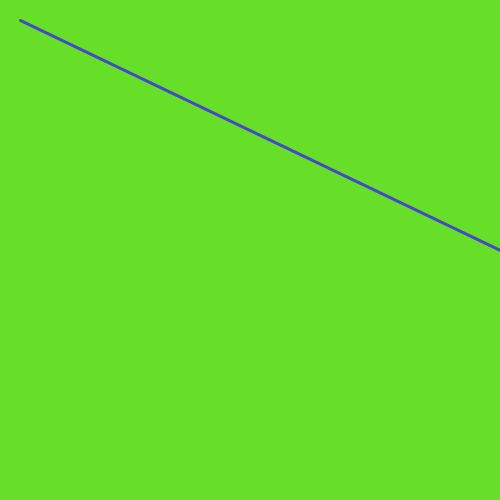
Frame 1 (no input)
Frame 60 (the mouse pressed at the canvas centre just before this capture): identical to frame 1, image omitted
Frame 120 (the mouse held since frame 60 and released just before this capture): identical to frame 1, image omitted

The Processing sketch that drew this single still picture (run headless with seeded random() and noise(); from frame 60 on, the mouse is pressed at the canvas centre):

// Processing sketch: ex6_line_c
// ── ex6_line_c.pde
void setup() {
  size(500, 500);
}

void draw() {
  background(#67DE28);

  // start x,y   to end x,y
  strokeWeight(3);
  stroke(#4649C6);
  line(20, 20, 500, 250);
}
